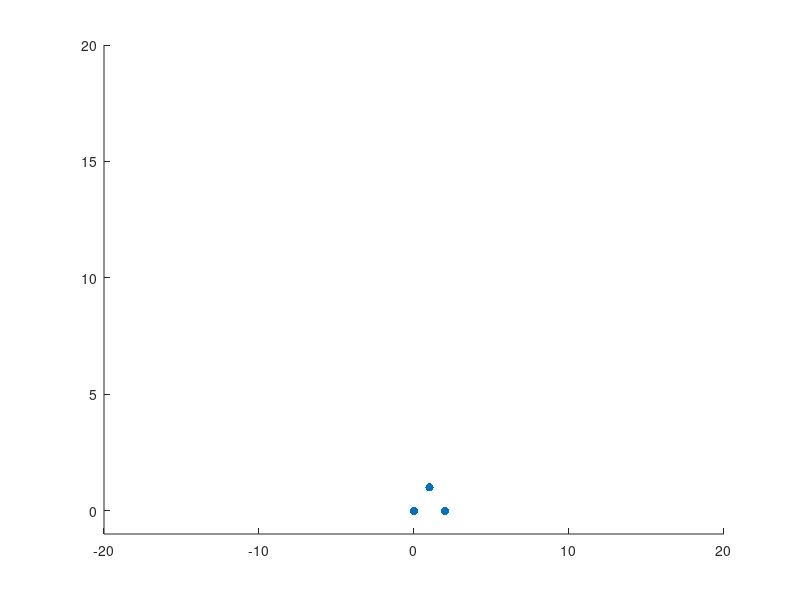

Source code (MATLAB): (Note: this script raises an error after producing the figure.)
%% Video 4
%% Matlab Gaming: Galage

clear all
close all
clc

speed = .5;
dir = 0;

screensize = get(groot,'Screensize');
dim = [(screensize(3)-screensize(4))/2 0 screensize(4)/3 screensize(4)/3];

mapSize = 40;

xPos = [0 1 2];
yPos = [0 1 0];
% Contains the x values for the first row of enemies
% # enemies x 3 array, where each of the three values in a row
% represents the horizontal position of each of the points
% on the triangular enemies
enemyXStart = [-5 -4 -3;
    -1 0 1;
    3 4 5];
% The height at which enemies will ALWAYS start
enemyYStart = ...
    [mapSize/2 - 1, mapSize/2 - 2, mapSize/2 - 1];
% Start the first row at the correct place
enemyYValues = enemyYStart;
% Set the horizontal movement speed of the enemies
% Each entry represents the speed of a single row of enemies
enemyRowMove = [rand];
% Contains the x values for each row of enemies
% One key represents a row of enemies, and the value is:
% # enemies x 3 array, where each of the three values in a row
% represents the horizontal position of each of the points
% on the triangular enemies
rowValues = containers.Map({1}, {enemyXStart});
% Keeps track of the number of rows
totalRows = 1;
% TODO: Keeps track of friendly bullet positions
bulletsX = [];
bulletsY = [];
% Initial movement directions of the player
xMove = .1;
yMove = 0;

scatter(xPos,yPos,'filled','b')
hold on
xlim([-mapSize/2 mapSize/2])
ylim([-1 mapSize/2])
hold on
set(gcf,'position',dim);
colors = ['r' 'y' 'k' 'o'];

set(gcf,'KeyPressFcn',@stroke)

% Try to implement the parfor loop for collision detection. Not sure that
% this is even possible. Collision steps:
% 1. Get row values from object
% 2. Check if leftmost or righmost points have overlapped boundaries
%   - Maybe there is a way to vectorize this check by moving the boundaries
%       into an array and checking the entire array for being greater than
%       the right boundary or less than the left boundary. Maybe ignore
%       step 3 if this is the case and move down on any boundary impact.
%       ** Move all points and check if array > right || array < left 
% 3. If yes, check if the overlapping dot was in the bottom-most row
%   - Need to update bottom-most row in the future when a row is gone


while xPos(1) > -mapSize/2 & ... 
        xPos(end) < mapSize/2
    
    dir = get(gcf,'CurrentKey');

    switch dir
        case 'rightarrow'
            xMove = .1;
            yMove = 0;
        case 'leftarrow'
            xMove = -.1;
            yMove = 0;
    end

    for j = 1:length(xPos)
        xPos(j) = xPos(j) + xMove;
    end
    
    if sum((xPos(end) == xPos(1:end-1)).*(yPos(end) == yPos(1:end-1))) > 0
        xPos(end) = mapSize;
    end
    
    rows = rowValues.keys;
    for i = 1:length(rows)
        row = rowValues(rows{i});
        leftValue = row(1:1, 1);
        rightValue = row(end:end, end);
        if rightValue + enemyRowMove(i) > mapSize / 2 |...
                leftValue + enemyRowMove(i) < - mapSize / 2
            enemyRowMove(i) = -(enemyRowMove(i) + .1);
                enemyYValues = enemyYValues - .2;
            if enemyYValues(end) - 1 < mapSize / 2 - 3
                totalRows = totalRows + 1;
                enemyYValues = [enemyYValues; enemyYStart];
                rowValues(totalRows) = enemyXStart;
                enemyRowMove = [enemyRowMove rand];
            end
        end
        rowValues(i) = rowValues(i) + enemyRowMove(i);
    end
    
    clf
    
    for i = 1:length(rows)
        row = rowValues(rows{i});
        for j = 1:size(row, 1)
            scatter(row(j:j,:), enemyYValues(i:i,:), 'filled', colors(mod(i, length(colors)) + 1))
            hold on
        end
    end
    
    xlim([-mapSize/2 mapSize/2])
    ylim([-1 mapSize/2])
    hold on
    
    scatter(xPos,yPos,'filled','b')
    xlim([-mapSize/2 mapSize/2])
    ylim([-1 mapSize/2])
    hold on    
    
    drawnow
       
end

clf   
xlim([-mapSize/2 mapSize/2])
ylim([-mapSize/2 mapSize/2])
hold on

scatter(xPos,yPos,'filled','b')
annotation('textbox',[.5 .5 .3 .3],'String','BRUH','FitBoxToText','on')
xlim([-mapSize/2 mapSize/2])
ylim([-1 mapSize/2])
hold on

function dir = stroke(src,event)
end